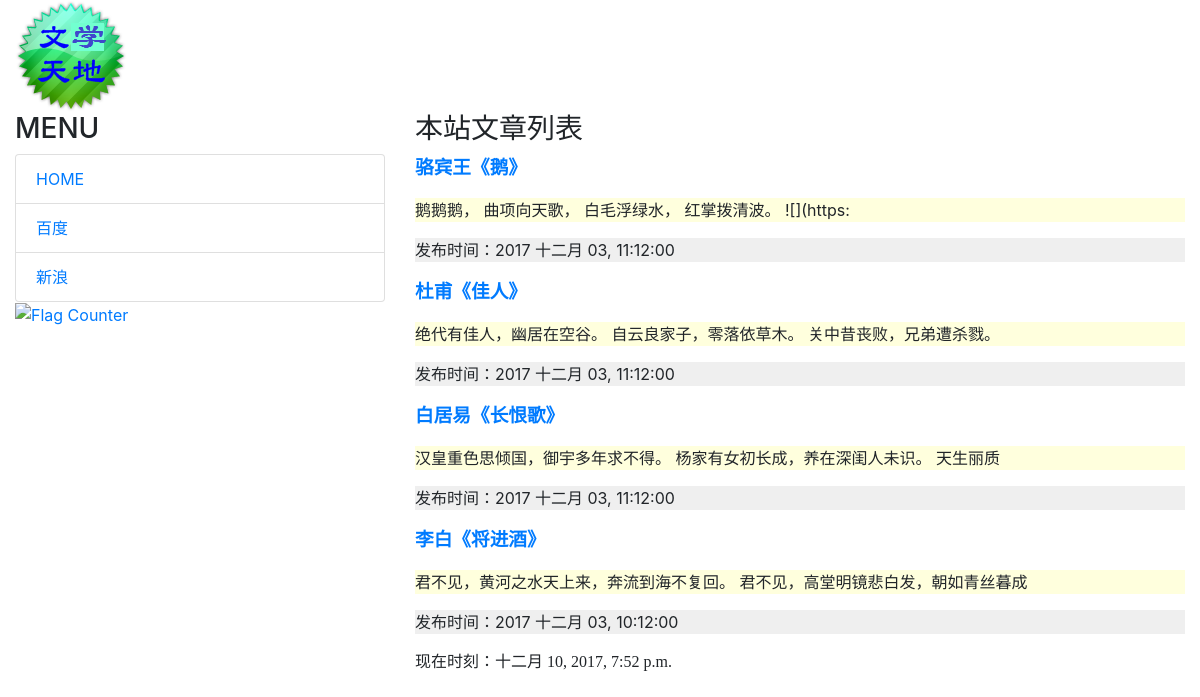
The page / on the database its author committed.
### mainsite/models.py (models this page shows, shortened)
class Post(models.Model):
    title = models.CharField(max_length=200)
    slug = models.CharField(max_length=200)
    body = models.TextField()
    pub_date= models.DateTimeField(default=timezone.now)
    class Meta:
        ordering = ('-pub_date',)

### mainsite/views.py (the view)
# urls.py: path('', homepage),
def homepage(request):
    template = get_template('index.html')
    posts = Post.objects.all()
    now = datetime.now()
    html = template.render(locals())
    return HttpResponse(html)

### templates/index.html (shortened to what this page needs)
{% extends 'base.html' %}
{% block headmessage %}
    <h3 style="font-family: 'Arial Black'">本站文章列表</h3>
{% endblock %}
{% block content %}
    {% for post in posts %}
        <div class="panel panel-default">
            <div class="panel-heading">
                <p style="font-family: 'Arial Black';font-size: 14pt;font-weight: bold;">
                    <a href="/post/{{ post.slug }}">{{ post.title }}</a>
                </p>
            </div>
            <div class="panel-body" style="background-color: #ffffdd">
                <p>
                    {{ post.body | truncatechars:40 }}
                </p>
            </div>
            <div class="panel-footer" style="background-color: #efefef">
                <p>
                    发布时间：{{ post.pub_date | date:"Y M d, h:m:s" }}
                </p>
            </div>
        </div>
    {% endfor %}
{% endblock %}

### rows shown on the page
Post: title "骆宾王《鹅》", body "鹅鹅鹅， 曲项向天歌， 白毛浮绿水， 红掌拨清波。 ![](https:", pub_date "2017 十二月 03, 11:12:00"
Post: title "杜甫《佳人》", body "绝代有佳人，幽居在空谷。 自云良家子，零落依草木。 关中昔丧败，兄弟遭杀戮。", pub_date "2017 十二月 03, 11:12:00"
Post: title "白居易《长恨歌》", body "汉皇重色思倾国，御宇多年求不得。 杨家有女初长成，养在深闺人未识。 天生丽质", pub_date "2017 十二月 03, 11:12:00"
Post: title "李白《将进酒》", body "君不见，黄河之水天上来，奔流到海不复回。 君不见，高堂明镜悲白发，朝如青丝暮成", pub_date "2017 十二月 03, 10:12:00"
